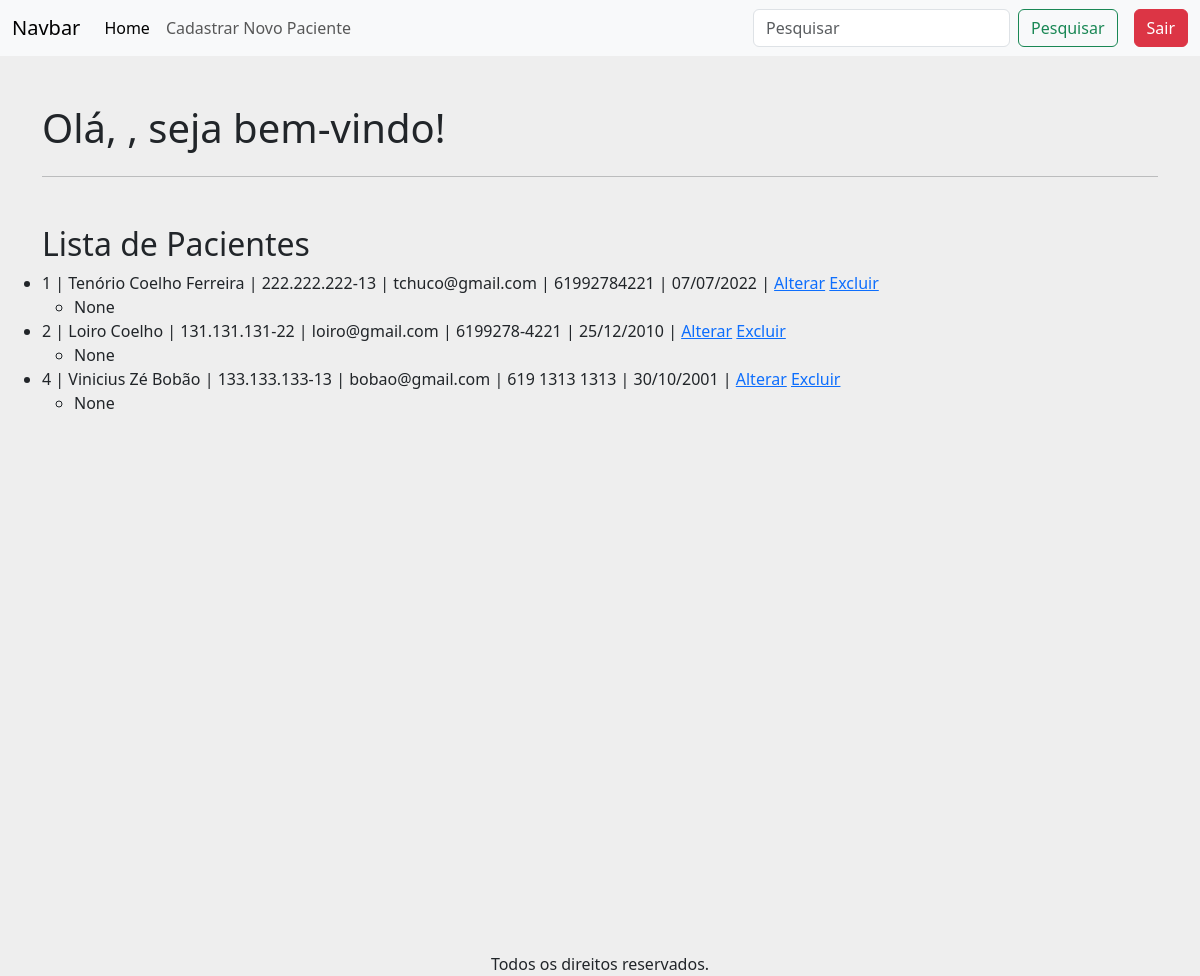
The page /buscar/ on the database its author committed.
### apps/crud/models.py (models this page shows, shortened)
class Paciente(models.Model):
    codigo_paciente = models.AutoField(primary_key=True)
    nome = models.CharField(null=False, blank=False)
    cpf = models.CharField(max_length=14, unique=True, null=False, blank=False)
    email = models.EmailField(unique=True, null=False, blank=False)
    telefone = models.CharField(max_length=15, null=False, blank=False)
    data_nascimento = models.DateField(null=False, blank=False)
    sintomas = models.TextField(null=True, blank=True)

### apps/crud/views.py (the view)
# urls.py: path('buscar/', views.buscar_paciente, name='buscar_paciente'),
def buscar_paciente(request):
    query = request.GET.get('buscar', '')
    pacientes = Paciente.objects.filter(nome__icontains=query)
    return render(request, "index.html", {'pacientes': pacientes, 'query': query})

### apps/crud/templates/index.html (shortened to what this page needs)
{% extends 'base-crud.html' %}
{% block content %}
    <div class="row mt-5">
        <h1>Olá, {{ user.username }}, seja bem-vindo!</h1>
    </div>
    <hr>
    <div class="row mt-5">
        <h2>Lista de Pacientes</h2>
        <ul>
            {% for paciente in pacientes %}
                <li>
                    {{ paciente.codigo_paciente }} |
                    {{ paciente.nome }} |
                    {{ paciente.cpf }} |
                    {{ paciente.email }} |
                    {{ paciente.telefone }} |
                    {{ paciente.data_nascimento|date:"d/m/Y" }} |
                    <a href="{% url 'alterar_paciente' paciente.codigo_paciente %}">Alterar</a>
                    <a href="{% url 'excluir_paciente' paciente.codigo_paciente %}">Excluir</a>
                    <ul>
                        <li>
                            {{ paciente.sintomas }}
                        </li>
                    </ul>
                </li>
            {% empty %}
            <li>Nenhum paciente cadastrado.</li>
            {% endfor %}
        </ul>
    </div>
{% endblock %}

### rows shown on the page
Paciente: codigo_paciente "1", nome "Tenório Coelho Ferreira", cpf "222.222.222-13", email "tchuco@gmail.com", telefone "61992784221", data_nascimento "07/07/2022", sintomas "None"
Paciente: codigo_paciente "2", nome "Loiro Coelho", cpf "131.131.131-22", email "loiro@gmail.com", telefone "6199278-4221", data_nascimento "25/12/2010", sintomas "None"
Paciente: codigo_paciente "4", nome "Vinicius Zé Bobão", cpf "133.133.133-13", email "bobao@gmail.com", telefone "619 1313 1313", data_nascimento "30/10/2001", sintomas "None"
